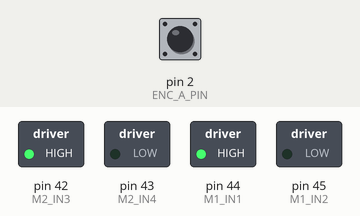
A sketch run on a simulated Arduino Mega 2560, built with avr-gcc and run on an emulated ATmega2560. Parts: switched loads named in the sketch (green lamp = pin HIGH). The inputs (shaded band) are chosen by the test bench; at power-on: pin 2 (ENC_A_PIN) HIGH. What the sketch prints to the serial monitor is not drawn.

Above: at 0.1 s.
Timing chart, 0 to 1.6 s (numbered marks = the images above):
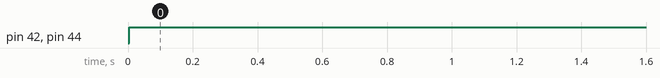

The sketch:

swerve_control_sample.ino
```cpp
/*
 * Swerve Robot Wheel Control
 * Tracks wheel position in degrees using N20 encoder
 *
 * Motor Control Pins (from v1a.ino):
 * M1_IN1: 44, M1_IN2: 45
 * M2_IN3: 42, M2_IN4: 43
 *
 * Encoder Pins:
 * Encoder A: 2 (interrupt 0)
 * Encoder B: 3 (interrupt 1)
 *
 * N20 Motor: 2048 steps/rev = 360 degrees
 */

// Motor control pins (from v1a.ino)
#define M1_IN1 44
#define M1_IN2 45
#define M2_IN3 42
#define M2_IN4 43

// Encoder pins (from n20_encoder_test.ino)
#define ENC_A_PIN 2   // Encoder A (interrupt 0)
#define ENC_B_PIN 3   // Encoder B (interrupt 1)

// Encoder constants
#define STEPS_PER_REV 2048  // N20 encoder steps per revolution
#define DEGREES_PER_STEP (360.0 / STEPS_PER_REV)  // 0.176 degrees per step

// Global variables
volatile long encoderCount = 0;
unsigned long lastPrintTime = 0;
const unsigned long PRINT_INTERVAL = 100;  // Print every 100ms

// Encoder interrupt handler
void encoderA() {
  int b = digitalRead(ENC_B_PIN);
  if (b == HIGH) {
    encoderCount++;
  } else {
    encoderCount--;
  }
}

void setup() {
  Serial.begin(9600);

  // Configure motor pins as outputs
  pinMode(M1_IN1, OUTPUT);
  pinMode(M1_IN2, OUTPUT);
  pinMode(M2_IN3, OUTPUT);
  pinMode(M2_IN4, OUTPUT);

  // Configure encoder pins
  pinMode(ENC_A_PIN, INPUT_PULLUP);
  pinMode(ENC_B_PIN, INPUT_PULLUP);

  // Attach encoder interrupt
  attachInterrupt(digitalPinToInterrupt(ENC_A_PIN), encoderA, RISING);

  // Stop motors initially
  stopMotors();
  encoderCount = 0;

  Serial.println("Swerve Robot Control Started");
  Serial.println("Position: 0 degrees (facing forward)");
}

void loop() {
  // Print position at regular intervals
  if (millis() - lastPrintTime >= PRINT_INTERVAL) {
    lastPrintTime = millis();
    printPosition();
  }

  // Example: Rotate wheel slowly
  rotateToAngle(90);  // Uncomment to test
}

// Calculate current wheel position in degrees
float getCurrentPosition() {
  // Normalize to 0-360 range
  float degrees = (encoderCount * DEGREES_PER_STEP);
  degrees = fmod(degrees, 360.0);
  if (degrees < 0) degrees += 360.0;
  return degrees;
}

// Print current position
void printPosition() {
  float position = getCurrentPosition();
  Serial.print("Wheel Position: ");
  Serial.print(position);
  Serial.print(" degrees | Encoder Count: ");
  Serial.println(encoderCount);
}

// Rotate to specific angle (0-360 degrees)
void rotateToAngle(float targetDegrees) {
  long targetSteps = (long)(targetDegrees / DEGREES_PER_STEP);

  // Rotate forward if encoderCount < targetSteps
  if (encoderCount < targetSteps) {
    rotateForward();
  }
  // Rotate backward if encoderCount > targetSteps
  else if (encoderCount > targetSteps) {
    rotateBackward();
  }
  // At target position
  else {
    stopMotors();
  }
}

// Rotate motors forward
void rotateForward() {
  digitalWrite(M1_IN1, HIGH);
  digitalWrite(M1_IN2, LOW);
  digitalWrite(M2_IN3, HIGH);
  digitalWrite(M2_IN4, LOW);
}

// Rotate motors backward
void rotateBackward() {
  digitalWrite(M1_IN1, LOW);
  digitalWrite(M1_IN2, HIGH);
  digitalWrite(M2_IN3, LOW);
  digitalWrite(M2_IN4, HIGH);
}

// Stop motors
void stopMotors() {
  digitalWrite(M1_IN1, LOW);
  digitalWrite(M1_IN2, LOW);
  digitalWrite(M2_IN3, LOW);
  digitalWrite(M2_IN4, LOW);
}

// Reset position to 0 degrees
void resetPosition() {
  encoderCount = 0;
  Serial.println("Position reset to 0 degrees");
}
```

Measured:
- by itself, pin 42 (M2_IN3), pin 44 (M1_IN1): LOW → HIGH at 0.00 s
